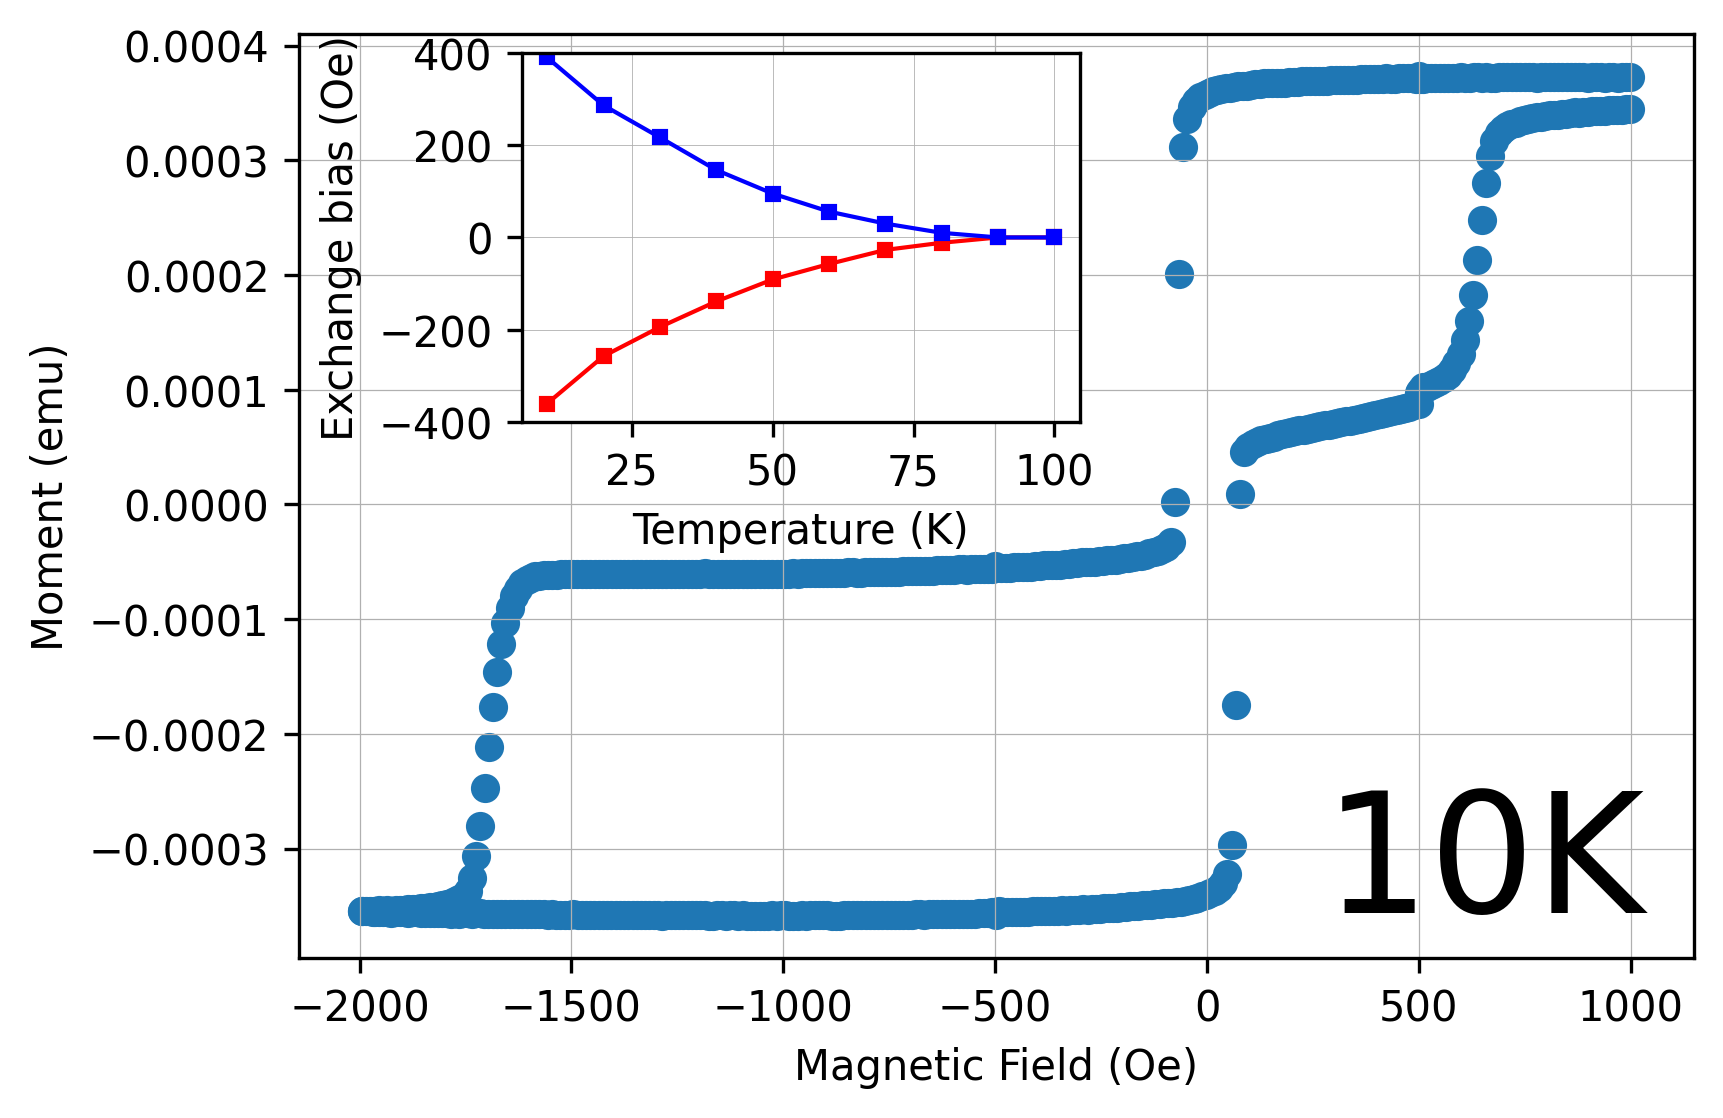

Write the Python code that produced this figure.
import matplotlib.pyplot as plt
import numpy as np
import pandas as pd

hysteresis_data_path = "10K_hysteresis.csv"
save_graph_file_path = "10K_hysteresis_with_inset.png"
separator = "\t"

# Data points

def read_data(data_file_path):
    with open(data_file_path, "r") as data_file:
        data_str = data_file.read()

    xpoints = []
    ypoints = []

    for data_row_str in data_str.split("\n")[1:]:
        data_row = data_row_str.split(separator)
        xpoints.append(float(data_row[2][:-1]))     # [:-1] to remove 'K'
        ypoints.append((float(data_row[0]) + float(data_row[1])) / 2)    # take the absolute value of the exchange bias

    return np.array(xpoints), np.array(ypoints)


def read_csv_to_json(csv_file_path):
    df = pd.read_csv(csv_file_path, keep_default_na=False)      # keep_default_na = True: return NaN if empty; keep_default_na = False: return '' if empty
    return df.to_dict(orient='records')


if __name__ == "__main__":
    """ 10K Hysteresis """
    fig, ax = plt.subplots(figsize=(6, 4))

    hysteresis_data = read_csv_to_json(hysteresis_data_path)

    hysteresis_data_low_temp = hysteresis_data[3732:10694]
    hysteresis_data_low_temp = [d for d in hysteresis_data_low_temp if d["Magnetic Field (Oe)"] > -2000 and d["Magnetic Field (Oe)"] < 1000]

    H = np.array([d["Magnetic Field (Oe)"] for d in hysteresis_data_low_temp])
    M = np.array([d["Moment (emu)"] for d in hysteresis_data_low_temp])

    ax.scatter(H, M)
    ax.set_xlabel('Magnetic Field (Oe)')
    ax.set_ylabel('Moment (emu)')
    ax.grid(linewidth = 0.3)
    ax.text(0.85, 0.1, "10K", transform=ax.transAxes, fontsize=40, ha='center', va='center')

    """ Inset """
    ax_inset = ax.inset_axes([0.16, 0.58, 0.4, 0.4])
    xpoints, ypoints = read_data("Hc_Temp_1.txt")
    ax_inset.plot(xpoints, ypoints, color = "red", marker='s', markersize=3, linewidth = 1)

    xpoints, ypoints = read_data("Hc_Temp_2.txt")
    ax_inset.plot(xpoints, ypoints, color = "blue", marker='s', markersize=3, linewidth = 1)
    # plt.legend()      # Show legend
    ax_inset.set_xlabel("Temperature (K)")
    ax_inset.set_ylabel("Exchange bias (Oe)")
    ax_inset.set_ylim(-400, 400)
    ax_inset.grid(linewidth = 0.2)
    plt.savefig(save_graph_file_path, dpi=300, transparent=False, bbox_inches='tight')
    plt.show()
